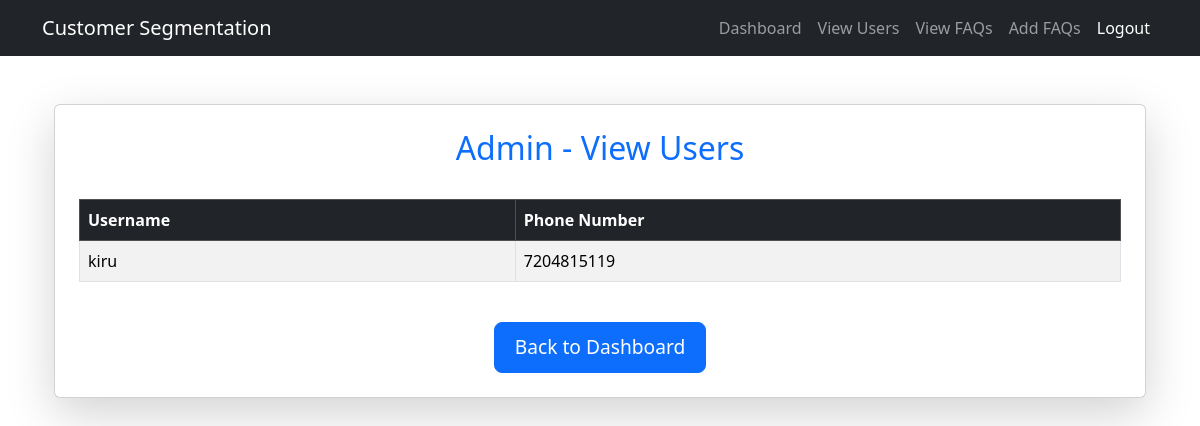
Page /adminviewusers/ on the earlier database version.
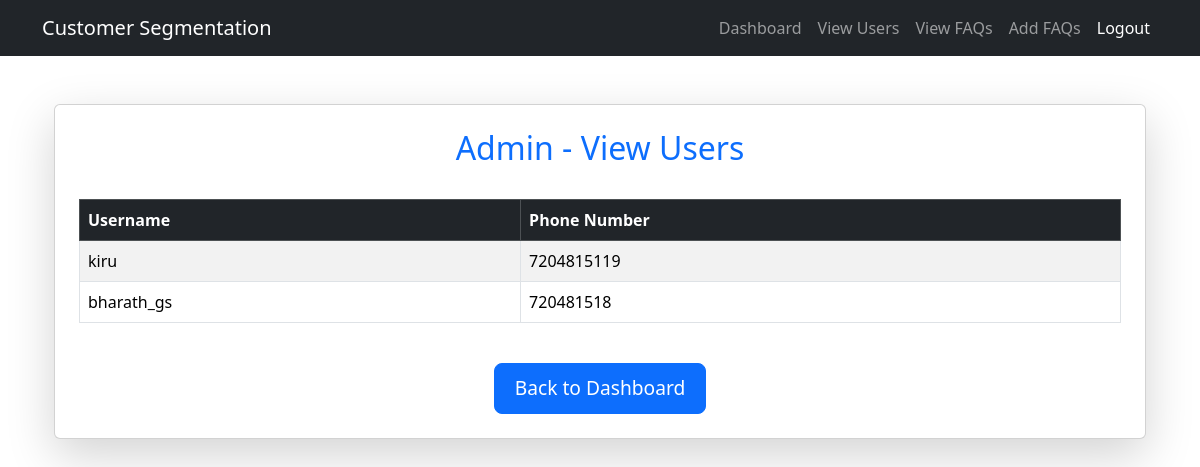
Same page on the later database version.
### app/models.py (models this page shows, shortened)
class Signup(models.Model):
    uname = models.CharField(max_length=100)
    uphone = models.CharField(max_length=15)
    username = models.CharField(max_length=100, unique=True)
    password = models.CharField(max_length=100)
    email = models.EmailField(unique=True,blank=True,null=True)

### app/views.py (the view)
# urls.py: path('adminviewusers/', views.admin_view_users, name='adminviewusers'),
def admin_view_users(request):
    users = Signup.objects.all()
    return render(request, 'adminviewusers.html', {'users': users})

### templates/adminviewusers.html
{% extends 'adminbase.html' %}
{% block content %}
<div class="container mt-5">
    <div class="card shadow-lg p-4">
        <h2 class="text-center text-primary">Admin - View Users</h2>
        <div class="table-responsive mt-4">
            <table class="table table-bordered table-striped">
                <thead class="table-dark">
                    <tr>
                        <th>Username</th>
                        <th>Phone Number</th>
                    </tr>
                </thead>
                <tbody>
                    {% for user in users %}
                        <tr>
                            <td>{{ user.username }}</td>
                            <td>{{ user.uphone }}</td>
                        </tr>
                    {% empty %}
                        <tr>
                            <td colspan="2" class="text-center text-muted">No users available.</td>
                        </tr>
                    {% endfor %}
                </tbody>
            </table>
        </div>
        <div class="text-center mt-4">
            <a href="{% url 'adminhome' %}" class="btn btn-primary btn-lg">Back to Dashboard</a>
        </div>
    </div>
</div>
{% endblock %}

### templates/adminbase.html (shortened to what this page needs)
{% load static %}
<!DOCTYPE html>
<html lang="en">
<head>
    <link href="https://cdn.jsdelivr.net/npm/bootstrap@5.3.3/dist/css/bootstrap.min.css" rel="stylesheet">
    <link rel="stylesheet" href="{% static 'css/style.css' %}">
</head>
<body>
    <nav class="navbar navbar-expand-lg navbar-dark bg-dark">
        <div class="container">
            <a class="navbar-brand" href="{% url 'adminhome' %}">Customer Segmentation</a>
            <div class="collapse navbar-collapse" id="navbarNav">
                <ul class="navbar-nav ms-auto">
                    <li class="nav-item"><a class="nav-link" href="{% url 'adminhome' %}">Dashboard</a></li>
                    <li class="nav-item"><a class="nav-link" href="{% url 'adminviewusers' %}">View Users</a></li>
                    <li class="nav-item"><a class="nav-link" href="{% url 'adminviewfaq' %}">View FAQs</a></li>
                    <li class="nav-item"><a class="nav-link" href="{% url 'addfaq' %}">Add FAQs</a></li>
                    <li class="nav-item"><a class="nav-link btn btn-danger text-white" href="{% url 'logout' %}">Logout</a></li>
                </ul>
            </div>
        </div>
    </nav>
    <div class="container mt-4">
        {% block content %}{% endblock %}
    </div>
</body>
</html>

### static/css/style.css (style rules this page uses)
.btn-primary { font-size: 1.2rem; padding: 10px 20px; }

Differences in the rows shown:
added Signup: username "bharath_gs", uphone "720481518"
